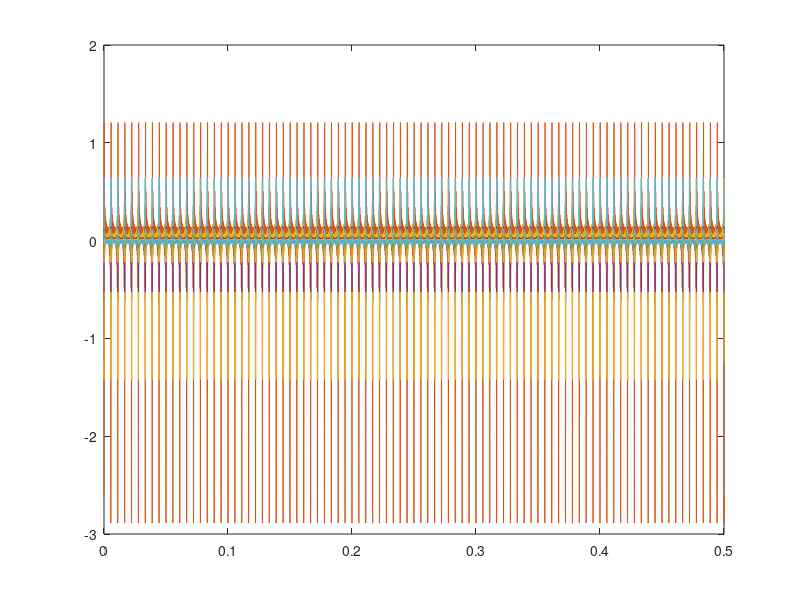

MATLAB code for this plot:
clear all, close all

load coeficientes.mat
N=20;
f0= 180;%Hz

a0=0; fs =44100; t=(0:1/fs:0.5)';

%%%bucle
for i=1:5
    a=A(i,:);
    b=B(i,:);

    x=a0;
    for k= 1:20
        x= x + a.*cos(2*pi*(k*f0)*t) + b.*sin(2*pi*(k*f0)*t);
                plot(t,x )

        %sound(x(:,k), fs)
    end
    
end

%%%escuchar x
w=tukeywin(length(x)); 
x=x.*w;
for k= 1:20
    sound(x(:,k), fs)
    pause(0.5)
end


